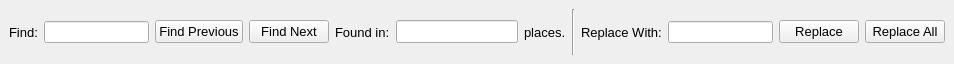
<?xml version="1.0" encoding="UTF-8"?>
<ui version="4.0">
 <class>FindAndReplaceDock</class>
 <widget class="QDockWidget" name="FindAndReplaceDock">
  <property name="geometry">
   <rect>
    <x>0</x>
    <y>0</y>
    <width>954</width>
    <height>64</height>
   </rect>
  </property>
  <property name="floating">
   <bool>false</bool>
  </property>
  <property name="features">
   <set>QDockWidget::DockWidgetClosable</set>
  </property>
  <property name="allowedAreas">
   <set>Qt::BottomDockWidgetArea</set>
  </property>
  <property name="windowTitle">
   <string>Find/Replace</string>
  </property>
  <widget class="QWidget" name="dockWidgetContents">
   <layout class="QHBoxLayout" name="horizontalLayout">
    <item>
     <widget class="QLabel" name="label">
      <property name="font">
       <font>
        <family>Arial</family>
        <pointsize>10</pointsize>
       </font>
      </property>
      <property name="text">
       <string>Find:</string>
      </property>
     </widget>
    </item>
    <item>
     <widget class="QLineEdit" name="FindLineEdit"/>
    </item>
    <item>
     <widget class="QPushButton" name="FindPreviousButton">
      <property name="font">
       <font>
        <family>Arial</family>
        <pointsize>10</pointsize>
       </font>
      </property>
      <property name="text">
       <string>Find Previous</string>
      </property>
     </widget>
    </item>
    <item>
     <widget class="QPushButton" name="FindNextButton">
      <property name="font">
       <font>
        <family>Arial</family>
        <pointsize>10</pointsize>
       </font>
      </property>
      <property name="text">
       <string>Find Next</string>
      </property>
     </widget>
    </item>
    <item>
     <widget class="QLabel" name="label_3">
      <property name="font">
       <font>
        <family>Arial</family>
        <pointsize>10</pointsize>
       </font>
      </property>
      <property name="text">
       <string>Found in:</string>
      </property>
     </widget>
    </item>
    <item>
     <widget class="QLineEdit" name="CountLineEdit">
      <property name="font">
       <font>
        <family>Arial</family>
        <pointsize>10</pointsize>
       </font>
      </property>
     </widget>
    </item>
    <item>
     <widget class="QLabel" name="label_5">
      <property name="font">
       <font>
        <family>Arial</family>
        <pointsize>10</pointsize>
       </font>
      </property>
      <property name="text">
       <string>places.</string>
      </property>
     </widget>
    </item>
    <item>
     <widget class="Line" name="line">
      <property name="orientation">
       <enum>Qt::Vertical</enum>
      </property>
     </widget>
    </item>
    <item>
     <widget class="QLabel" name="label_2">
      <property name="font">
       <font>
        <family>Arial</family>
        <pointsize>10</pointsize>
       </font>
      </property>
      <property name="text">
       <string>Replace With:</string>
      </property>
     </widget>
    </item>
    <item>
     <widget class="QLineEdit" name="ReplaceWithLineEdit"/>
    </item>
    <item>
     <widget class="QPushButton" name="ReplaceButton">
      <property name="font">
       <font>
        <family>Arial</family>
        <pointsize>10</pointsize>
       </font>
      </property>
      <property name="text">
       <string>Replace</string>
      </property>
     </widget>
    </item>
    <item>
     <widget class="QPushButton" name="ReplaceAllButton">
      <property name="font">
       <font>
        <family>Arial</family>
        <pointsize>10</pointsize>
       </font>
      </property>
      <property name="text">
       <string>Replace All</string>
      </property>
     </widget>
    </item>
   </layout>
  </widget>
 </widget>
 <resources/>
 <connections/>
</ui>
